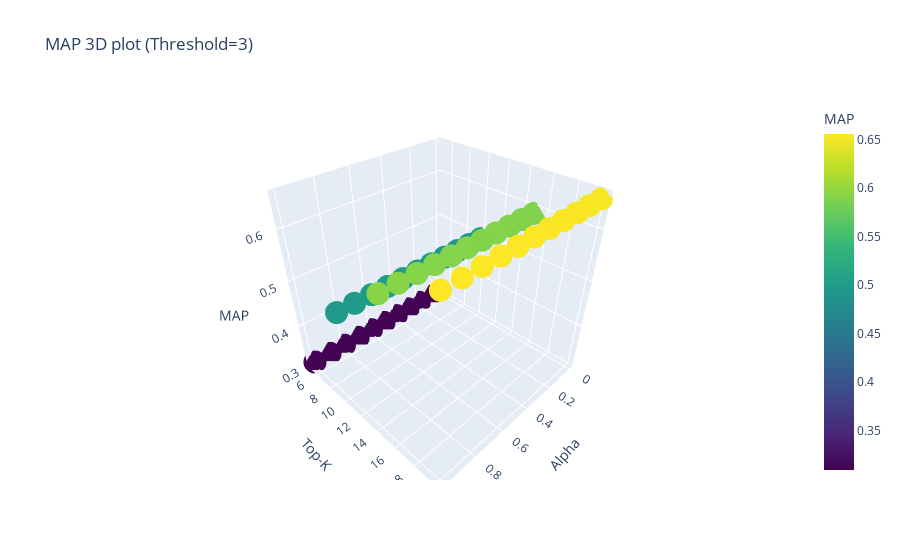

This figure's notebook cell:
### Code cell
# Sezione 10.5: Visualizzazione grafica della metrica MAP@K

import plotly.express as px 

# Filtra per un threshold specifico
threshold = 3
df_thr = topn_metrics_df[topn_metrics_df['threshold'] == threshold]

fig = px.scatter_3d(df_thr, 
                    x='alpha', y='k', z='map',
                    color='map',
                    title=f'MAP 3D plot (Threshold={threshold})',
                    labels={'alpha':'Alpha', 'k':'Top-K', 'map':'MAP'},
                    color_continuous_scale='Viridis')

fig.show()

### Figure 1 — Plotly figure (JSON) as saved in the notebook; plotly's stock layout.template omitted (floating-point values rounded to 4 significant figures)
{"data": [{"hovertemplate": "Alpha=%{x}<br>Top-K=%{y}<br>MAP=%{marker.color}<extra></extra>", "legendgroup": "", "marker": {"color": [0.3091, 0.4944, 0.589, 0.6523, 0.3094, 0.4946, 0.5893, 0.6528, 0.3096, 0.495, 0.5896, 0.653, 0.3096, 0.4952, 0.5898, 0.6532, 0.3098, 0.4955, 0.5902, 0.6535, 0.3102, 0.4958, 0.5905, 0.6539, 0.3102, 0.4959, 0.5909, 0.6541, 0.3101, 0.4961, 0.5912, 0.6545, 0.3104, 0.4965, 0.5918, 0.6549, 0.3106, 0.4968, 0.592, 0.6551, 0.3106, 0.497, 0.5925, 0.6555], "coloraxis": "coloraxis", "symbol": "circle"}, "mode": "markers", "name": "", "scene": "scene", "showlegend": false, "type": "scatter3d", "x": [0.0, 0.0, 0.0, 0.0, 0.1, 0.1, 0.1, 0.1, 0.2, 0.2, 0.2, 0.2, 0.3, 0.3, 0.3, 0.3, 0.4, 0.4, 0.4, 0.4, 0.5, 0.5, 0.5, 0.5, 0.6, 0.6, 0.6, 0.6, 0.7, 0.7, 0.7, 0.7, 0.8, 0.8, 0.8, 0.8, 0.9, 0.9, 0.9, 0.9, 1.0, 1.0, 1.0, 1.0], "y": [5, 10, 15, 20, 5, 10, 15, 20, 5, 10, 15, 20, 5, 10, 15, 20, 5, 10, 15, 20, 5, 10, 15, 20, 5, 10, 15, 20, 5, 10, 15, 20, 5, 10, 15, 20, 5, 10, 15, 20, 5, 10, 15, 20], "z": [0.3091, 0.4944, 0.589, 0.6523, 0.3094, 0.4946, 0.5893, 0.6528, 0.3096, 0.495, 0.5896, 0.653, 0.3096, 0.4952, 0.5898, 0.6532, 0.3098, 0.4955, 0.5902, 0.6535, 0.3102, 0.4958, 0.5905, 0.6539, 0.3102, 0.4959, 0.5909, 0.6541, 0.3101, 0.4961, 0.5912, 0.6545, 0.3104, 0.4965, 0.5918, 0.6549, 0.3106, 0.4968, 0.592, 0.6551, 0.3106, 0.497, 0.5925, 0.6555]}], "layout": {"coloraxis": {"colorbar": {"title": {"text": "MAP"}}, "colorscale": [[0, "#440154"], [0.1111, "#482878"], [0.2222, "#3e4989"], [0.3333, "#31688e"], [0.4444, "#26828e"], [0.5556, "#1f9e89"], [0.6667, "#35b779"], [0.7778, "#6ece58"], [0.8889, "#b5de2b"], [1, "#fde725"]]}, "legend": {"tracegroupgap": 0}, "scene": {"domain": {"x": [0, 1], "y": [0, 1]}, "xaxis": {"title": {"text": "Alpha"}}, "yaxis": {"title": {"text": "Top-K"}}, "zaxis": {"title": {"text": "MAP"}}}, "title": {"text": "MAP 3D plot (Threshold=3)"}}}
